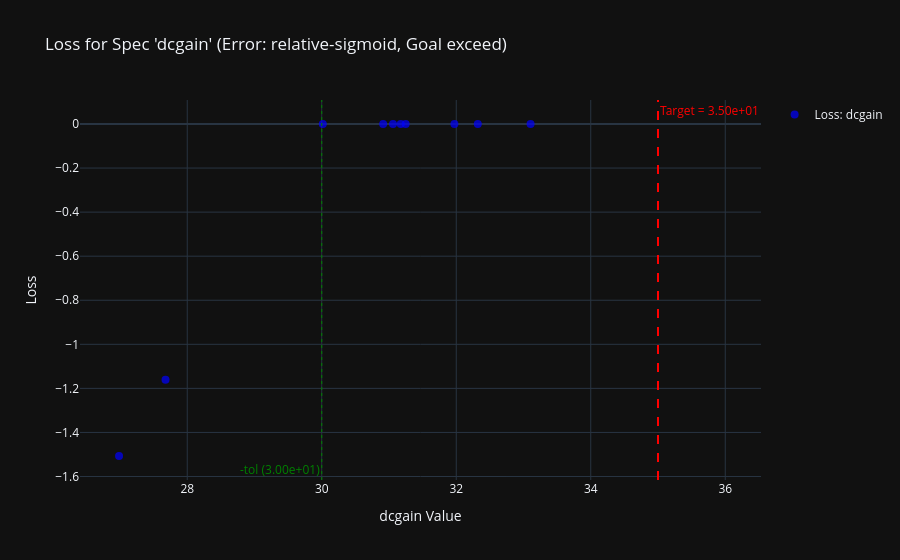
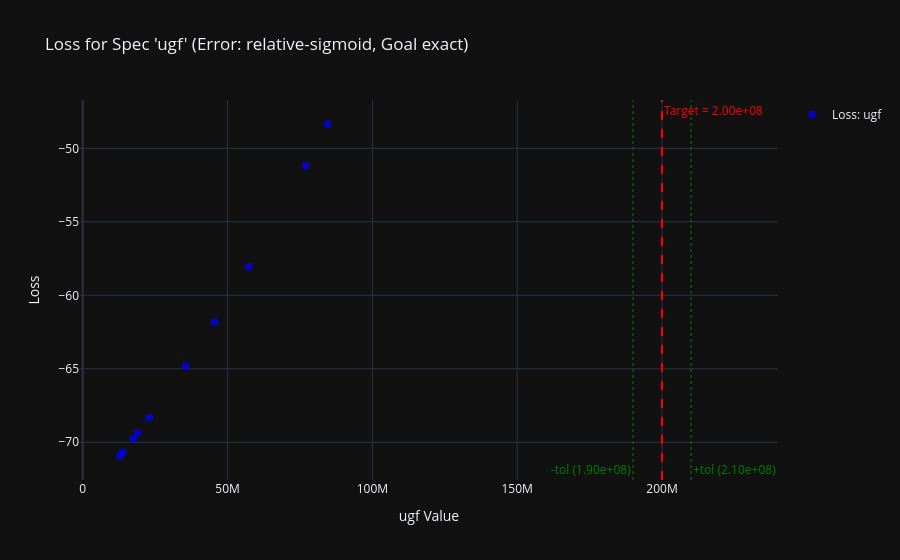
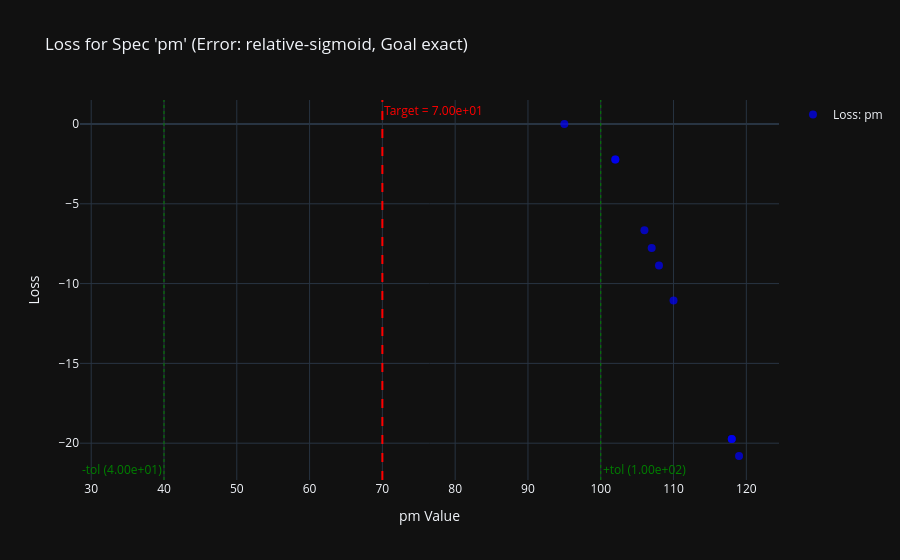

Notebook code cell kept with these figures, in order:
### Code cell
circuit_optimizer.plot_score_value_by_spec(spec_name="dcgain", show=True)
circuit_optimizer.plot_score_value_by_spec(spec_name="ugf", show=True)
circuit_optimizer.plot_score_value_by_spec(spec_name="pm", show=True)

### Figure 1 — Plotly figure (JSON) as saved in the notebook; plotly's stock layout.template omitted (floating-point values rounded to 4 significant figures)
{"data": [{"marker": {"color": "blue", "opacity": 0.7, "size": 8, "symbol": "circle"}, "mode": "markers", "name": "Loss: dcgain", "type": "scatter", "x": [32.32, 27.68, 31.97, 26.99, 31.17, 30.02, 33.1, 31.06, 30.91, 31.25], "y": [0, -1.161, 0, -1.507, 0, 0, 0, 0, 0, 0]}], "layout": {"annotations": [{"font": {"color": "red"}, "showarrow": false, "text": "Target = 3.50e+01", "x": 35, "xanchor": "left", "xref": "x", "y": 1, "yanchor": "top", "yref": "y domain"}, {"font": {"color": "green"}, "showarrow": false, "text": "-tol (3.00e+01)", "x": 30, "xanchor": "right", "xref": "x", "y": 0, "yanchor": "bottom", "yref": "y domain"}], "shapes": [{"line": {"color": "red", "dash": "dash", "width": 2}, "type": "line", "x0": 35, "x1": 35, "xref": "x", "y0": 0, "y1": 1, "yref": "y domain"}, {"line": {"color": "green", "dash": "dot", "width": 1}, "type": "line", "x0": 30, "x1": 30, "xref": "x", "y0": 0, "y1": 1, "yref": "y domain"}], "showlegend": true, "title": {"text": "Loss for Spec 'dcgain' (Error: relative-sigmoid, Goal exceed)"}, "xaxis": {"title": {"text": "dcgain Value"}}, "yaxis": {"title": {"text": "Loss"}}}}

### Figure 2 — Plotly figure (JSON) as saved in the notebook; plotly's stock layout.template omitted (floating-point values rounded to 4 significant figures)
{"data": [{"marker": {"color": "blue", "opacity": 0.7, "size": 8, "symbol": "circle"}, "mode": "markers", "name": "Loss: ugf", "type": "scatter", "x": [12834470, 76969420, 35520910, 84502580, 45549240, 19000320, 22953820, 13877530, 17494430, 57355650], "y": [-70.93, -51.18, -64.83, -48.35, -61.83, -69.37, -68.33, -70.67, -69.76, -58.05]}], "layout": {"annotations": [{"font": {"color": "red"}, "showarrow": false, "text": "Target = 2.00e+08", "x": 200000000, "xanchor": "left", "xref": "x", "y": 1, "yanchor": "top", "yref": "y domain"}, {"font": {"color": "green"}, "showarrow": false, "text": "-tol (1.90e+08)", "x": 190000000, "xanchor": "right", "xref": "x", "y": 0, "yanchor": "bottom", "yref": "y domain"}, {"font": {"color": "green"}, "showarrow": false, "text": "+tol (2.10e+08)", "x": 210000000, "xanchor": "left", "xref": "x", "y": 0, "yanchor": "bottom", "yref": "y domain"}], "shapes": [{"line": {"color": "red", "dash": "dash", "width": 2}, "type": "line", "x0": 200000000, "x1": 200000000, "xref": "x", "y0": 0, "y1": 1, "yref": "y domain"}, {"line": {"color": "green", "dash": "dot", "width": 1}, "type": "line", "x0": 190000000, "x1": 190000000, "xref": "x", "y0": 0, "y1": 1, "yref": "y domain"}, {"line": {"color": "green", "dash": "dot", "width": 1}, "type": "line", "x0": 210000000, "x1": 210000000, "xref": "x", "y0": 0, "y1": 1, "yref": "y domain"}], "showlegend": true, "title": {"text": "Loss for Spec 'ugf' (Error: relative-sigmoid, Goal exact)"}, "xaxis": {"title": {"text": "ugf Value"}}, "yaxis": {"title": {"text": "Loss"}}}}

### Figure 3 — Plotly figure (JSON) as saved in the notebook; plotly's stock layout.template omitted (floating-point values rounded to 4 significant figures)
{"data": [{"marker": {"color": "blue", "opacity": 0.7, "size": 8, "symbol": "circle"}, "mode": "markers", "name": "Loss: pm", "type": "scatter", "x": [95, 108, 118, 102, 118, 102, 110, 106, 107, 119], "y": [0, -8.866, -19.74, -2.222, -19.74, -2.222, -11.07, -6.657, -7.762, -20.8]}], "layout": {"annotations": [{"font": {"color": "red"}, "showarrow": false, "text": "Target = 7.00e+01", "x": 70, "xanchor": "left", "xref": "x", "y": 1, "yanchor": "top", "yref": "y domain"}, {"font": {"color": "green"}, "showarrow": false, "text": "-tol (4.00e+01)", "x": 40, "xanchor": "right", "xref": "x", "y": 0, "yanchor": "bottom", "yref": "y domain"}, {"font": {"color": "green"}, "showarrow": false, "text": "+tol (1.00e+02)", "x": 100, "xanchor": "left", "xref": "x", "y": 0, "yanchor": "bottom", "yref": "y domain"}], "shapes": [{"line": {"color": "red", "dash": "dash", "width": 2}, "type": "line", "x0": 70, "x1": 70, "xref": "x", "y0": 0, "y1": 1, "yref": "y domain"}, {"line": {"color": "green", "dash": "dot", "width": 1}, "type": "line", "x0": 40, "x1": 40, "xref": "x", "y0": 0, "y1": 1, "yref": "y domain"}, {"line": {"color": "green", "dash": "dot", "width": 1}, "type": "line", "x0": 100, "x1": 100, "xref": "x", "y0": 0, "y1": 1, "yref": "y domain"}], "showlegend": true, "title": {"text": "Loss for Spec 'pm' (Error: relative-sigmoid, Goal exact)"}, "xaxis": {"title": {"text": "pm Value"}}, "yaxis": {"title": {"text": "Loss"}}}}
